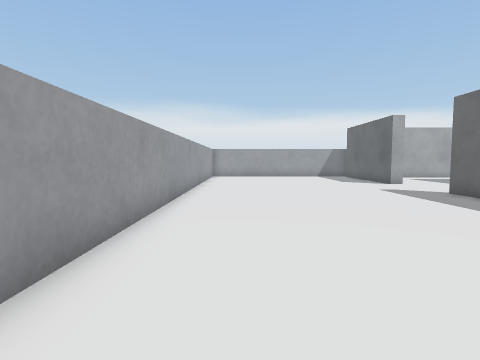
View 1 (above)

16 first-person views from a walk through a Webots world. The camera is 0.06 m above the floor, tilts 4° down and sees 80° across. The floor is counted in squares, 0.05 m on a side. Each view is taken from the middle of a square. On the plan, view 1 faces up. The plan holds only what a view shows up to about 12 squares ahead; the rest is blank. The place goes on beyond the plan. Robots are left out. Webots' stock objects and surfaces are drawn as simple stand-ins.

View 2
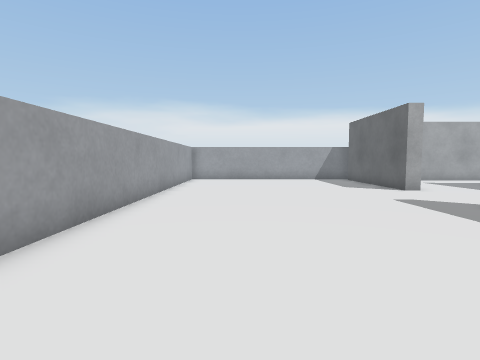

View 3
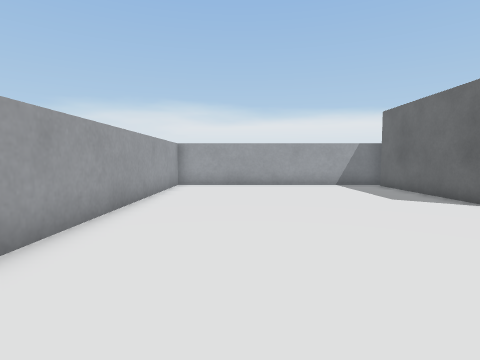

View 4
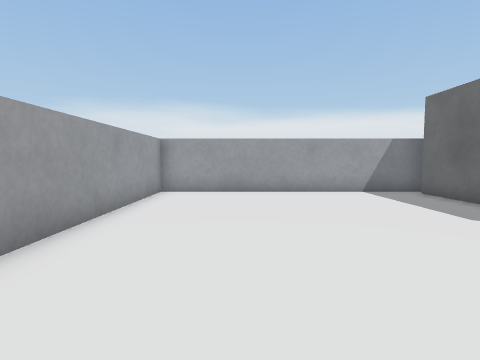

View 5
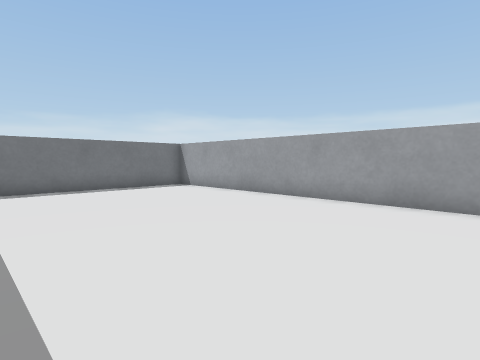

View 6
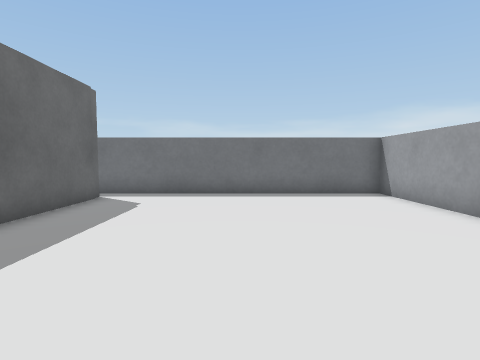

View 7
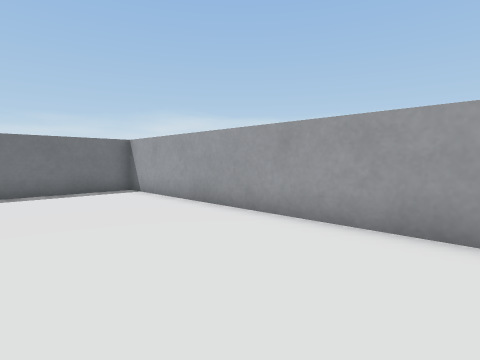

View 8
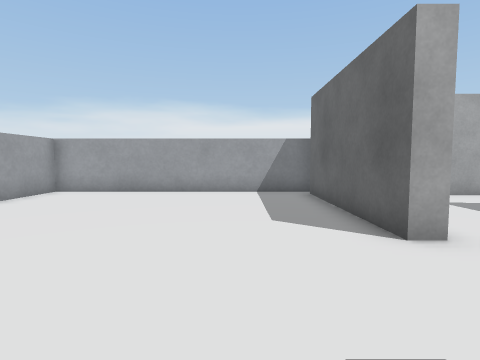

View 9
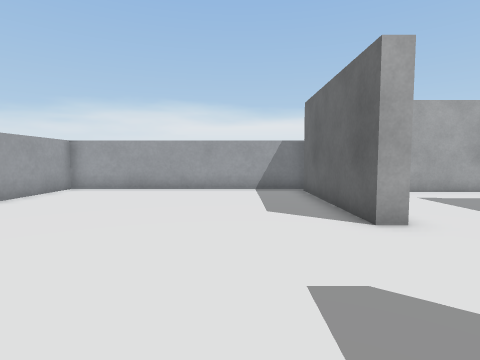

View 10
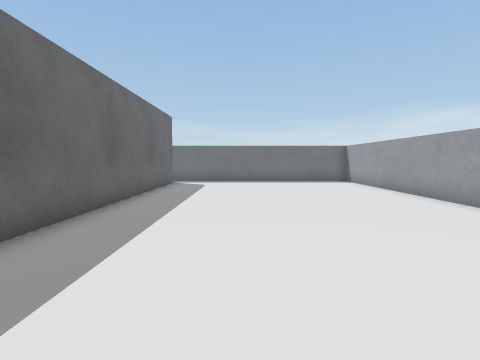

View 11
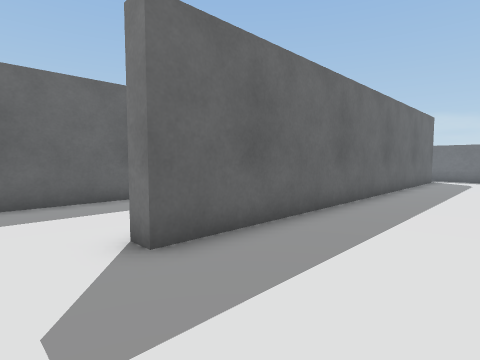

View 12
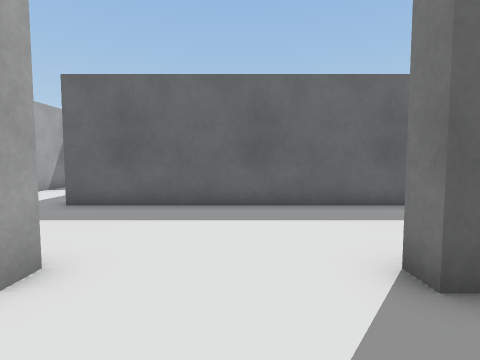

View 13
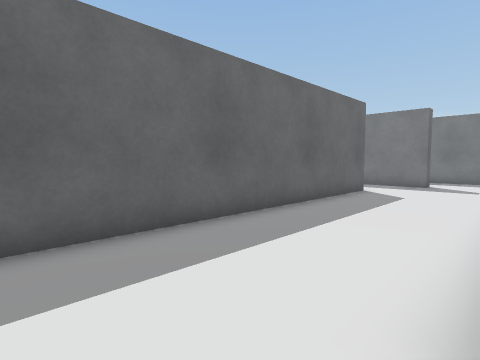

View 14
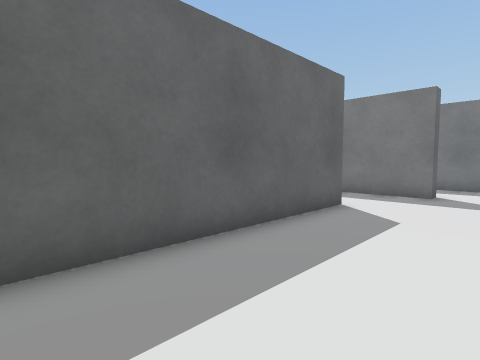

View 15
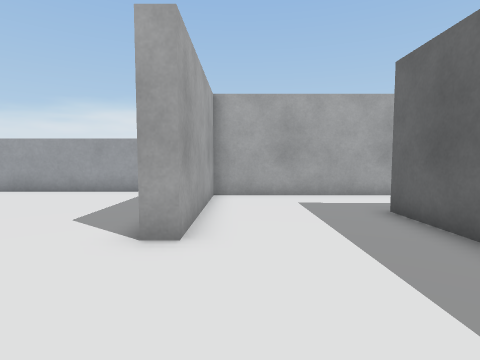

View 16
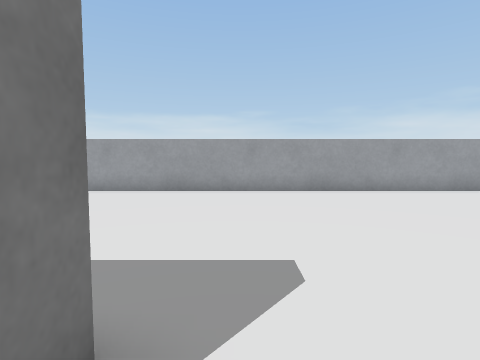

### Floor plan
Points are (right, up) in squares from view 1. A wall is a line through its corners. A room is listed if a view was taken in it or the views show most of it. See-through windows are left out.
Room 1 (views 1, 2, 3, 4, 5, 6, 7, 8, 9, 10, 11, 12, 13)
walls: (8.1, 14.2) (7.5, 14.2) (7.5, 20.3); (7.5, -6.4) (7.5, 10.2) (8.1, 10.2); (8, 20.8) (-2, 20.8) (-2, -7.2) (8.1, -7.2)
ways out: opening at (7.5, 12.5) to room 2
Room 2 (views 14, 15, 16)
walls: (12.5, 0.5) (12.5, 14.6); (11, -3) (11, -2.3) (13.9, -2.3)
ways out: opening at (7.5, 12.5) to room 1; opening at (9.5, -2.5); opening at (10, 15.5); opening at (12.5, -0.5)

Where each view was taken, in squares from view 1:
view 1: 0 up, 0 right, facing up
view 2: 3 up, 1 right, facing up
view 3: 7 up, 1 right, facing up
view 4: 10 up, 1 right, facing up
view 5: 5 up, 6 right, facing down-left
view 6: 3 up, 3 right, facing down
view 7: 4 up, 3 right, facing down-left
view 8: 10 up, 5 right, facing up
view 9: 9 up, 5 right, facing up
view 10: 9 up, 4 right, facing down
view 11: 12 up, 4 right, facing down-right
view 12: 12 up, 5 right, facing right
view 13: 12 up, 8 right, facing down-right
view 14: 8 up, 9 right, facing down-right
view 15: 10 up, 9 right, facing up
view 16: 11 up, 9 right, facing left
